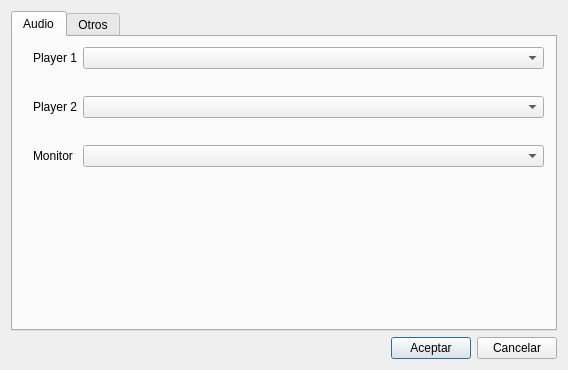
<?xml version="1.0" encoding="UTF-8"?>
<ui version="4.0">
 <class>FrmSetting</class>
 <widget class="QDialog" name="FrmSetting">
  <property name="geometry">
   <rect>
    <x>0</x>
    <y>0</y>
    <width>568</width>
    <height>370</height>
   </rect>
  </property>
  <property name="windowTitle">
   <string>Configuración</string>
  </property>
  <layout class="QVBoxLayout" name="verticalLayout">
   <item>
    <widget class="QTabWidget" name="tabWidget">
     <property name="currentIndex">
      <number>0</number>
     </property>
     <widget class="QWidget" name="tab">
      <attribute name="title">
       <string>Audio</string>
      </attribute>
      <widget class="QWidget" name="layoutWidget">
       <property name="geometry">
        <rect>
         <x>20</x>
         <y>10</y>
         <width>511</width>
         <height>143</height>
        </rect>
       </property>
       <layout class="QFormLayout" name="formLayout">
        <property name="horizontalSpacing">
         <number>6</number>
        </property>
        <property name="verticalSpacing">
         <number>27</number>
        </property>
        <item row="0" column="0">
         <widget class="QLabel" name="label">
          <property name="text">
           <string>Player 1</string>
          </property>
         </widget>
        </item>
        <item row="0" column="1">
         <widget class="QComboBox" name="Dispositivo1"/>
        </item>
        <item row="1" column="0">
         <widget class="QLabel" name="label_2">
          <property name="text">
           <string>Player 2</string>
          </property>
         </widget>
        </item>
        <item row="2" column="0">
         <widget class="QLabel" name="label_3">
          <property name="text">
           <string>Monitor</string>
          </property>
         </widget>
        </item>
        <item row="1" column="1">
         <widget class="QComboBox" name="Dispositivo2"/>
        </item>
        <item row="2" column="1">
         <widget class="QComboBox" name="Dispositivo3"/>
        </item>
       </layout>
      </widget>
     </widget>
     <widget class="QWidget" name="tab_2">
      <attribute name="title">
       <string>Otros</string>
      </attribute>
      <widget class="QCheckBox" name="checkVumeter">
       <property name="geometry">
        <rect>
         <x>10</x>
         <y>30</y>
         <width>201</width>
         <height>21</height>
        </rect>
       </property>
       <property name="toolTip">
        <string>Si el consumo de la cpu es  excesivo desactive los vúmetros</string>
       </property>
       <property name="text">
        <string>Activar vúmetros</string>
       </property>
       <property name="checked">
        <bool>true</bool>
       </property>
      </widget>
     </widget>
    </widget>
   </item>
   <item>
    <layout class="QHBoxLayout" name="horizontalLayout">
     <item>
      <spacer name="horizontalSpacer">
       <property name="orientation">
        <enum>Qt::Horizontal</enum>
       </property>
       <property name="sizeHint" stdset="0">
        <size>
         <width>40</width>
         <height>20</height>
        </size>
       </property>
      </spacer>
     </item>
     <item>
      <widget class="QPushButton" name="BtnAceptar">
       <property name="text">
        <string>Aceptar</string>
       </property>
      </widget>
     </item>
     <item>
      <widget class="QPushButton" name="BtnCancelar">
       <property name="text">
        <string>Cancelar</string>
       </property>
      </widget>
     </item>
    </layout>
   </item>
  </layout>
 </widget>
 <resources/>
 <connections/>
</ui>
